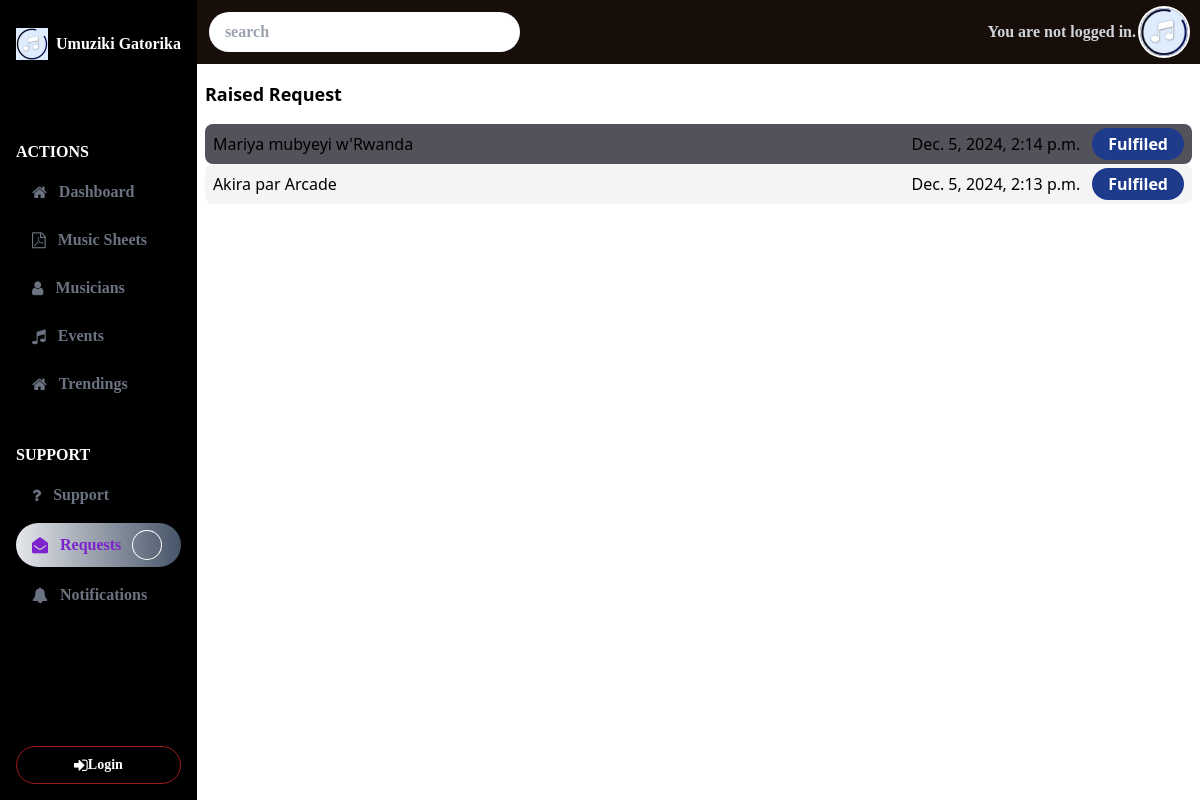
Before: /staff/requests with the older database file.
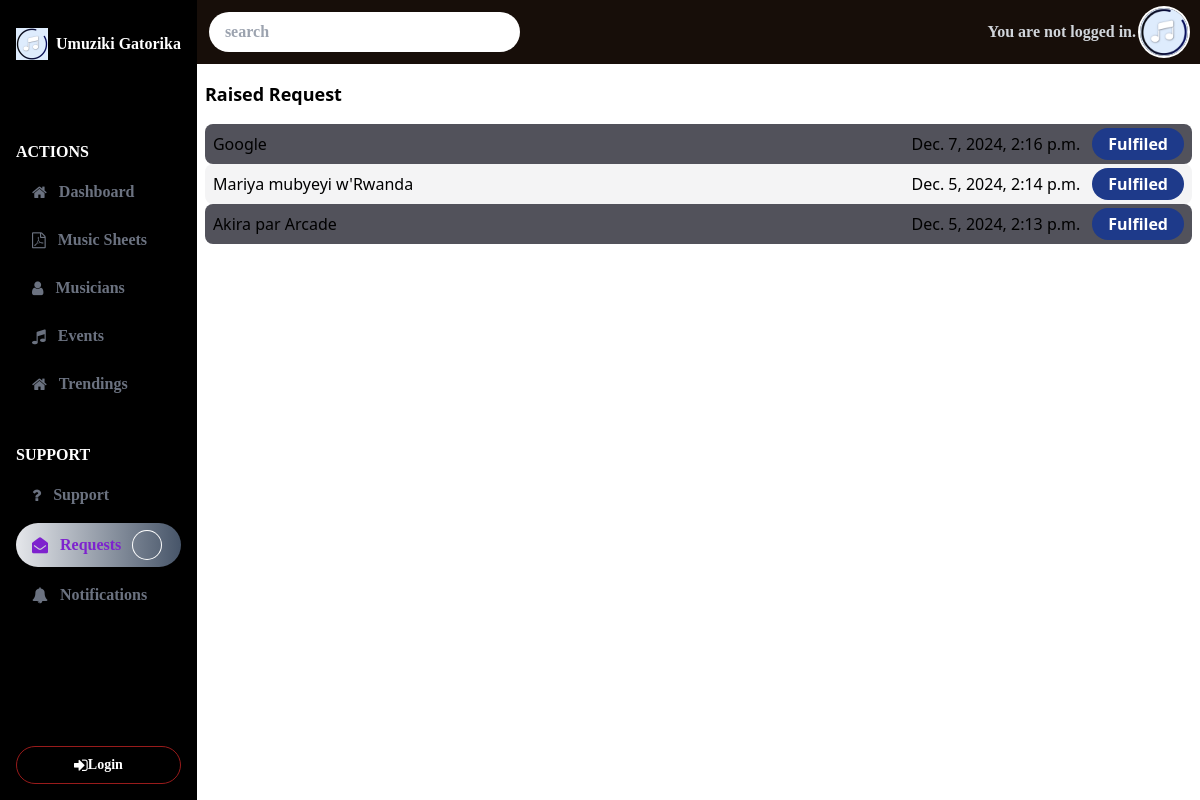
After: the same page with the newer database file.
### Documents/models.py (models this page shows)
class Request(models.Model):
    id=models.UUIDField(primary_key=True,default=uuid.uuid4,editable=False)
    name=models.CharField(max_length=255)
    device=models.CharField(max_length=255,null=True,blank=True)
    requested_on=models.DateTimeField(default=timezone.now)
    status=models.BooleanField(default=False)

### Staff/views.py (the view, shortened to what this page needs)
# urls.py: path('requests',Requests.as_view(),name='requests'),
class Requests(View):
    def get(self, request, *args, **kwargs):
        requests=Request.objects.filter(status=False).order_by('-requested_on')
        return render(request,'./Pages/Requests.html',{'requests':requests})

### Staff/templates/Pages/Requests.html (shortened to what this page needs)
{% extends '../staff.html' %}
{% block Content %}
   <section class="flex flex-col px-2">
        <div class="flex flex-row items-center justify-between my-4">
            <h1 class="font-bold text-lg">Raised Request</h1>
        </div>
        <div class="gap-y-1">
            {% for request in requests %}
            <div class="flex flex-row items-center justify-between py-1 px-2 rounded-lg hover:bg-purple-200" style="background-color: {% cycle 'rgb(82 82 91)' 'rgb(244 244 245)' %};">
                <p class="">{{request.name}}</p>
               <div class="flex flex-row items-center gap-x-3">
                <p>{{request.requested_on}}</p>
                 <form action="">
                    <button type="button" data-id="{{request.id}}" class="fulfil_request rounded-full bg-blue-900 text-white font-bold px-4 py-1 hover:bg-gradient-to-b from-indigo-400 to-purple-800 transition-all">Fulfiled</button>
                </form>
               </div>
            </div>
        {% endfor %}
        </div>
   </section>
{% endblock Content %}

### Staff/templates/staff.html (shortened to what this page needs)
{% load static %}
<!DOCTYPE html>
<html lang="en">
  <head>
    <link rel="stylesheet" href="{% static 'css/tailwind.css' %}" />
    <link rel="stylesheet" href="{% static 'css/font-awesome.min.css' %}" />
  </head>
  <body>
    <div
      class="flex flex-row flex-1 h-screen min-h-screen max-h-screen w-screen max-w-screen overflow-hidden overflow-y-scroll"
    >
      <nav class="h-full flex flex-col bg-black text-white font-bold font-staff px-4 py-4">
        <div class="flex flex-row items-center mb-20 mt-3">
          <img
            src="{% static 'img/logo.png' %}"
            alt="Logo"
            class="h-8 w-8 rounde-full"
          />
          <h1 class="ml-2">Umuziki Gatorika</h1>
        </div>
        <div class="flex-1 flex flex-col">
          <h1>ACTIONS</h1>
          <ul class="flex-1 flex flex-col space-y-2 my-2 text-gray-500">
            <li
              class=" flex flex-row items-center space-x-3 hover:bg-gradient-to-r from-gray-200 to-slate-600 transition-all duration-3000 ease-in-out hover:text-purple-700 py-2 px-4 rounded-full hover:cursor-pointer"
            >
              <i class="fa fa-home" aria-hidden="true"></i>
              <a href="{% url 'dashboard' %}">Dashboard</a>
            </li>
            <li
              class=" flex flex-row items-center space-x-3 hover:bg-gradient-to-r from-gray-200 to-slate-600 transition-all duration-3000 ease-in-out hover:text-purple-700 py-2 px-4 rounded-full hover:cursor-pointer"
            >
              <i class="fa fa-file-pdf-o" aria-hidden="true"></i>
              <a href="{% url 'music_sheets' %}">Music Sheets</a>
            </li>
            <li
              class=" flex flex-row items-center space-x-3 hover:bg-gradient-to-r from-gray-200 to-slate-600 transition-all duration-3000 ease-in-out hover:text-purple-700 py-2 px-4 rounded-full hover:cursor-pointer"
            >
              <i class="fa fa-user" aria-hidden="true"></i>
              <a href="{% url 'musicians' %}">Musicians</a>
            </li>
            <li
              class=" flex flex-row items-center space-x-3 hover:bg-gradient-to-r from-gray-200 to-slate-600 transition-all duration-3000 ease-in-out hover:text-purple-700 py-2 px-4 rounded-full hover:cursor-pointer"
            >
              <i class="fa fa-music" aria-hidden="true"></i>
              <a href="{% url 'events' %}">Events</a>
            </li>
            <li
              class=" flex flex-row items-center space-x-3 hover:bg-gradient-to-r from-gray-200 to-slate-600 transition-all duration-3000 ease-in-out hover:text-purple-700 py-2 px-4 rounded-full hover:cursor-pointer"
            >
              <i class="fa fa-home" aria-hidden="true"></i>
              <a href="{% url 'tredings' %}">Trendings</a>
            </li>
          </ul>
          <h1>SUPPORT</h1>
          <ul class="flex-1 flex flex-col space-y-2 my-2 text-gray-500">
            <li
              class=" flex flex-row items-center space-x-3 hover:bg-gradient-to-r from-gray-200 to-slate-600 transition-all duration-3000 ease-in-out hover:text-purple-700 py-2 px-4 rounded-full hover:cursor-pointer"
            >
              <i class="fa fa-question" aria-hidden="true"></i>
              <a href="#">Support</a>
            </li>
            <li
              class="{% if request.resolver_match.url_name == 'requests' %}bg-gradient-to-r from-gray-200 to-slate-600 text-purple-700{% endif %} flex flex-row items-center space-x-3 hover:bg-gradient-to-r from-gray-200 to-slate-600 transition-all duration-3000 ease-in-out hover:text-purple-700 py-2 px-4 rounded-full hover:cursor-pointer"
            >
              <i class="fa fa-envelope-open" aria-hidden="true"></i>
              <a href="{% url 'requests' %}">Requests</a>
              <div class="size-7 rounded-full flex flex-col items-center justify-center ring-1 ring-white text-white">{{request_number}}</div>
            </li>
            <li
              class=" flex flex-row items-center space-x-3 hover:bg-gradient-to-r from-gray-200 to-slate-600 transition-all duration-3000 ease-in-out hover:text-purple-700 py-2 px-4 rounded-full hover:cursor-pointer"
            >
              <i class="fa fa-bell" aria-hidden="true"></i>
              <a href="{% url 'notifications' %}">Notifications</a>
            </li>
          </ul>
        </div>
        <div class="flex flex-col">
          {% if user.is_authenticated %}
          <a
            href="{% url 'weblogout' %}"
            class="flex flex-row space-x-1 items-center justify-center border border-red-800 hover:bg-gradient-to-r from-red-200 to-red-800 transition-all py-2 px-6 rounded-full"
          >
            <i class="fa fa-sign-out" aria-hidden="true"></i>
            <span class="text-sm">Logout</span>
          </a>
          {% else %}
          <a
            href="{% url 'weblogin' %}"
            class="flex space-x-1flex-row items-center justify-center border border-red-800 hover:bg-gradient-to-r from-red-200 to-red-800 transition-all py-2 px-6 rounded-full"
          >
            <i class="fa fa-sign-in" aria-hidden="true"></i>
            <span class="text-sm">Login</span>
          </a>
          {% endif %}
        </div>
      </nav>
      <div class="flex-1 flex flex-col">
        <div
          class="w-full text-gray-300 font-staff font-bold flex flex-row items-center justify-between px-3 py-2 bg-dark"
        >
          <div class="flex-1">
            <input
              type="text"
              placeholder="search"
              class="outln=ine-none bg-white text-gray-500 py-2 px-4 rounded-full w-[40%]"
            />
          </div>
          <div class="flex flex-row items-center space-x-1">
            {% if user.is_authenticated %}
            <p>Welcome, {{ user.username }}!</p>
            {% else %}
            <p>You are not logged in.</p>
            {% endif %}
            <div class="size-12 ring-2 ring-white rounded-full overflow-hidden">
              {% if user.profile %}
              <img src="{{user.profile.url}}" alt="" />
              {% else %}
              <img src="{% static 'img/logo.png' %}" alt="" />
              {% endif %}
            </div>
          </div>
        </div>
        <div class="flex flex-col flex-1 max-h-screen overflow-y-scroll">
          {% block Content %}{% endblock Content %}
        </div>
      </div>
    </div>
  </body>
</html>

Changed rows visible on the page:
added Request: name "Google", requested_on "Dec. 7, 2024, 2:16 p.m."
